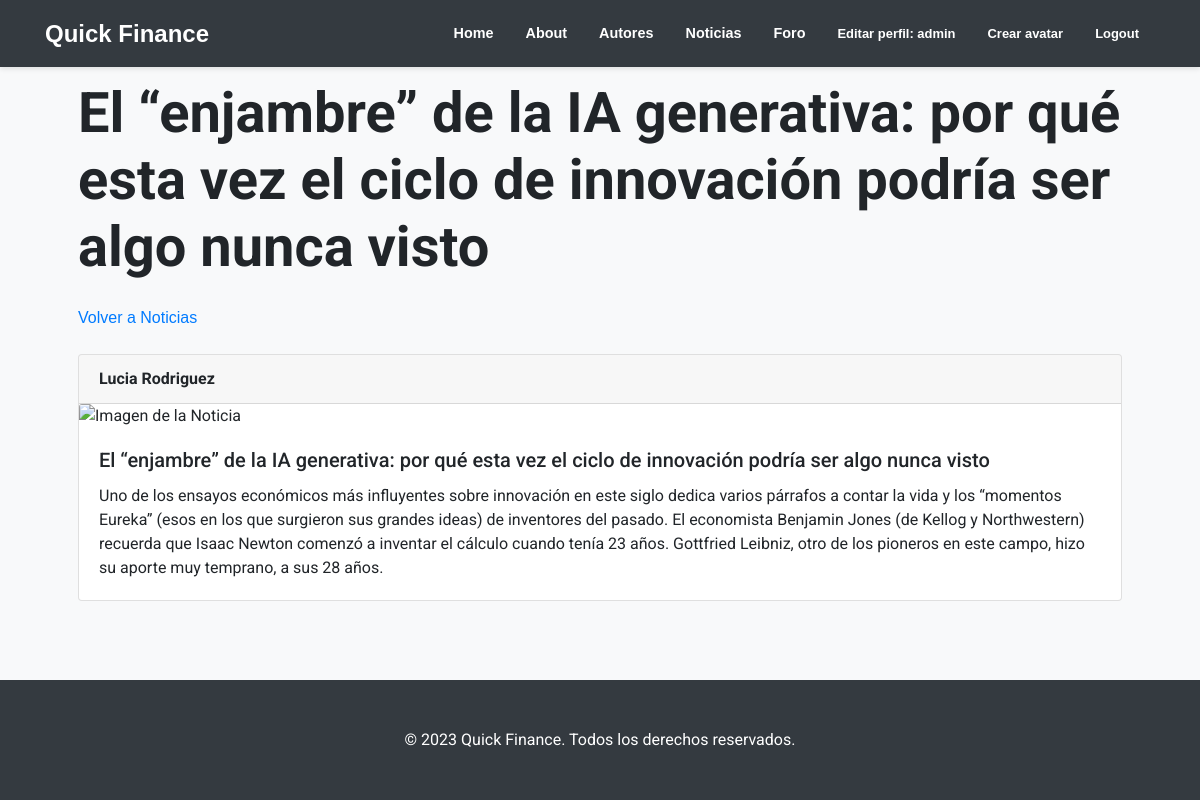
Page /AppCoder/noticias/1/ (signed in) on the committed database.
### AppCoder/models.py (models this page shows, shortened)
class Noticia(models.Model):
    numero = models.AutoField(primary_key=True)
    titulo = models.CharField(max_length=255)
    contenido = models.TextField()
    autor = models.CharField(max_length=100)
    fecha_publicacion = models.DateTimeField(auto_now_add=True)
    categorias = models.ManyToManyField(Categoria)

### AppCoder/views.py (the view)
# urls.py: path('noticias/<int:noticia_id>/', detalle_noticia, name='detalle_noticias'),
def detalle_noticia(request, noticia_id):
    noticia = get_object_or_404(models.Noticia, pk=noticia_id)
    return render(request, 'AppCoder/detalle_noticias.html', {'noticia': noticia})

### AppCoder/templates/AppCoder/detalle_noticias.html
{% extends 'AppCoder/base.html' %}
{% load static %}
{% block contenido_titulo %}
    <h1 class="display-4 font-weight-bold">{{ noticia.titulo }}</h1>
{% endblock contenido_titulo %}
{% block contenido %}
    <ul class="list-unstyled">
        <li><a href="{% url 'AppCoder:noticias' %}">Volver a Noticias</a></li>
    </ul>
    <div class="my-4">
        <div class="card my-3">
            <div class="card-header">
                <span class="font-weight-bold">{{ noticia.autor }}</span>
            </div>
            <img src="{{ noticia.imagen.url }}" class="card-img-top" alt="Imagen de la Noticia" style="max-height: 200px;">
            <div class="card-body">
                <h3 class="card-title h5">{{ noticia.titulo }}</h3>
                <p class="card-text">{{ noticia.contenido }}</p>
            </div>
        </div>
    </div>
{% endblock contenido %}

### AppCoder/templates/AppCoder/navbar.html (shortened to what this page needs)
<!DOCTYPE html>
<html lang="es">
<head>
    <link rel="stylesheet" href="https://stackpath.bootstrapcdn.com/bootstrap/4.3.1/css/bootstrap.min.css"
>
</head>
<body>
    <nav class="navbar navbar-expand-lg navbar-dark bg-dark fixed-top">
        <div class="container">
            <a class="navbar-brand" href="{% url 'AppCoder:inicio' %}">Quick Finance</a>
            <div class="collapse navbar-collapse" id="navbarSupportedContent">
                <ul class="navbar-nav">
                    {% if user.is_authenticated %}
                        <li class="nav-item"><a class="nav-link" href="{% url 'AppCoder:inicio' %}">Home</a></li>
                        <li class="nav-item"><a class="nav-link" href="{% url 'AppCoder:about' %}">About</a></li>
                        <li class="nav-item"><a class="nav-link" href="{% url 'AppCoder:usuarios' %}">Autores</a></li>
                        <li class="nav-item"><a class="nav-link" href="{% url 'AppCoder:noticias' %}">Noticias</a></li>
                        <li class="nav-item"><a class="nav-link" href="{% url 'AppCoder:foros' %}">Foro</a></li>
                        <li class="nav-link"><a class="nav-link" href="{% url 'AppCoder:editar_perfil' %}">Editar perfil: {{ user.username }}</a></li>
                        <li class="nav-link"><a class="nav-link" href="{% url 'AppCoder:crear_avatar' %}">Crear avatar</a></li>
                        <li class="nav-link"><a class="nav-link" href="{% url 'AppCoder:logout' %}">Logout</a></li>
                    {% else %}
                        <li class="nav-item"><a class="nav-link" href="{% url 'AppCoder:registro' %}">Sign Up</a></li>
                        <li class="nav-item"><a class="nav-link" href="{% url 'AppCoder:login' %}">Login</a></li>
                    {% endif %}
                </ul>
            </div>
        </div>
    </nav>
</body>
</html>

### AppCoder/templates/AppCoder/navbar.html (style rules this page uses)
body { padding-top: 56px; background-color: #f8f9fa; font-family: 'Roboto', sans-serif; }
.navbar { background-color: #343a40; box-shadow: 0px 2px 5px rgba(0, 0, 0, 0.1); }
.navbar-brand { color: #ffffff; font-weight: bold; font-size: 1.5em; }
.navbar-nav { margin-left: auto; display: flex; align-items: center; }
.navbar-nav .nav-item { margin: 0 8px; }
.nav-link { color: #ffffff !important; font-weight: bold; font-size: 0.9em; }

### rows in the picture
Noticia: titulo "El “enjambre” de la IA generativa: por qué esta vez el ciclo de innovación podría ser algo nunca visto", autor "Lucia Rodriguez", contenido "Uno de los ensayos económicos más influyentes sobre innovación en este siglo dedica varios párrafos a contar la vida y los “momentos Eureka” (esos en los que surgieron sus grandes ideas) de inventores del pasado. El economista Benjamin Jones (de Kellog y Northwestern) recuerda que Isaac Newton comenzó a inventar el cálculo cuando tenía 23 años. Gottfried Leibniz, otro de los pioneros en este campo, hizo su aporte muy temprano, a sus 28 años."

### other values in the picture
{{ user.username }} "admin"
